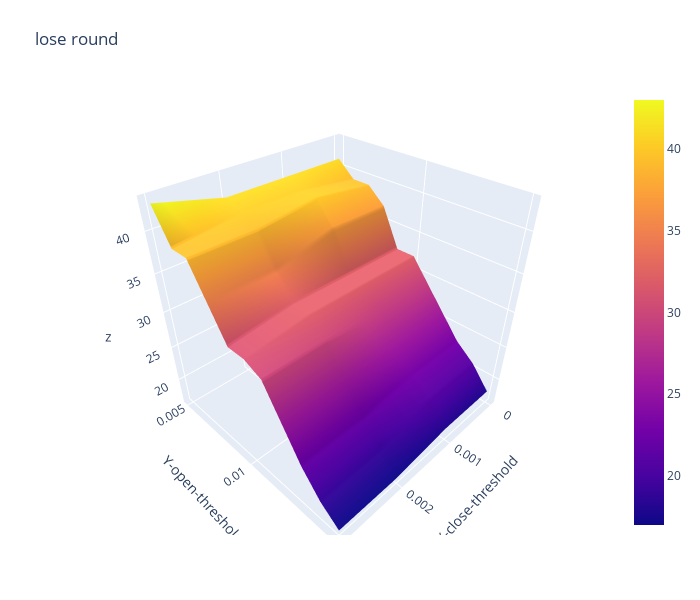

The code cell stored with this chart in its notebook:
### Code cell
import plotly.graph_objects as go

x_data = df_lose_round.columns.to_list() # close threshold

y_data = df_lose_round.index.to_list() # open threshold

z_data = df_lose_round.copy(deep=True) # win rate

fig = go.Figure(data=[go.Surface(z=z_data.values,x=x_data,y=y_data)])

fig.update_layout(title="lose round", # 标题
                  autosize=False,  # 尺度自动缩放
                  width=700,  # 长宽
                  height=600,
                  margin=dict(l=65,r=50,b=65,t=90),  # 4个位置的距离
                  scene=dict(xaxis_title='X-close-threshold',yaxis_title='Y-open-threshold')
                )

fig.show()

### Figure 1 — Plotly figure (JSON) as saved in the notebook; plotly's stock layout.template omitted (floating-point values rounded to 4 significant figures)
{"data": [{"type": "surface", "x": [0, 0.001, 0.002, 0.003], "y": [0.005, 0.006, 0.007, 0.008, 0.009, 0.01, 0.011, 0.012, 0.013, 0.014, 0.015], "z": [[41, 41, 41, 43], [39, 40, 40, 39], [39, 40, 39, 39], [37, 37, 35, 35], [32, 32, 32, 31], [32, 32, 32, 31], [29, 29, 30, 30], [26, 26, 26, 26], [23, 23, 22, 22], [21, 21, 19, 19], [18, 18, 17, 17]]}], "layout": {"autosize": false, "height": 600, "margin": {"b": 65, "l": 65, "r": 50, "t": 90}, "scene": {"xaxis": {"title": {"text": "X-close-threshold"}}, "yaxis": {"title": {"text": "Y-open-threshold"}}}, "title": {"text": "lose round"}, "width": 700}}
